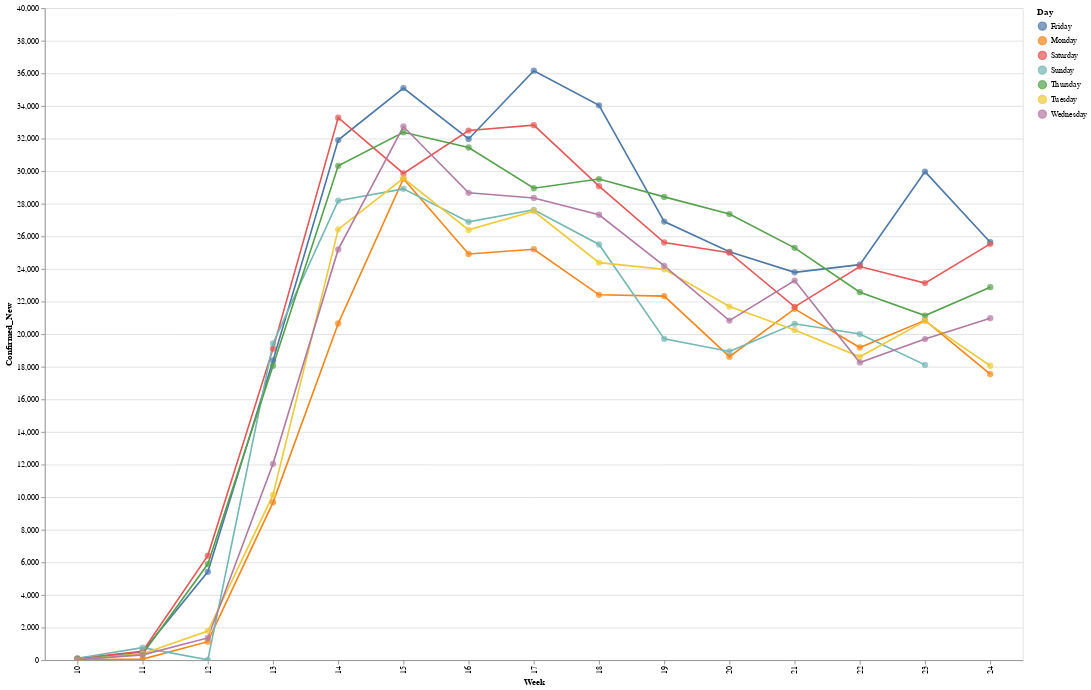

The notebook cell saved with this chart:
### Code cell
us = df[df['Country'] == 'US']
us.Date = pd.to_datetime(us.Date, format='%m-%d-%Y')
us['Day'] = us.Date.dt.day_name()
us['Week'] = us.Date.dt.week
us['Area'] = us['County'] + ', ' + us['State']

dow = us[us['Week']>9]
dow = dow.groupby(['Week', 'Day'], as_index=False).sum()
line=alt.Chart(dow).mark_line().encode(
    alt.X('Week:N'),
    alt.Y('Confirmed_New:Q'),
    color='Day:N',
    tooltip=['Day', 'Week']
)
point=line.mark_circle(size=60)
(line+point).properties(
    width=1200,
    height=800
).interactive()

### Figure 1 — Vega-Lite specification as saved in the notebook (floating-point values rounded to 4 significant figures)
{"config": {"view": {"continuousWidth": 400, "continuousHeight": 300}}, "layer": [{"mark": "line", "encoding": {"color": {"type": "nominal", "field": "Day"}, "tooltip": [{"type": "nominal", "field": "Day"}, {"type": "quantitative", "field": "Week"}], "x": {"type": "nominal", "field": "Week"}, "y": {"type": "quantitative", "field": "Confirmed_New"}}, "selection": {"selector001": {"type": "interval", "bind": "scales", "encodings": ["x", "y"]}}}, {"mark": {"type": "circle", "size": 60}, "encoding": {"color": {"type": "nominal", "field": "Day"}, "tooltip": [{"type": "nominal", "field": "Day"}, {"type": "quantitative", "field": "Week"}], "x": {"type": "nominal", "field": "Week"}, "y": {"type": "quantitative", "field": "Confirmed_New"}}}], "data": {"name": "data-6b6d4729c838ad0af777aba8199a81ca"}, "height": 800, "width": 1200, "$schema": "https://vega.github.io/schema/vega-lite/v4.0.2.json", "datasets": {"data-6b6d4729c838ad0af777aba8199a81ca": [{"Week": 10, "Day": "Friday", "Confirmed": 278.0, "Deaths": 14.0, "Recovered": 8.0, "Confirmed_New": 45.0, "Deaths_New": 2.0, "Recovered_New": 0.0}, {"Week": 10, "Day": "Monday", "Confirmed": 101.0, "Deaths": 6.0, "Recovered": 7.0, "Confirmed_New": 21.0, "Deaths_New": 5.0, "Recovered_New": 0.0}, {"Week": 10, "Day": "Saturday", "Confirmed": 417.0, "Deaths": 17.0, "Recovered": 8.0, "Confirmed_New": 111.0, "Deaths_New": 3.0, "Recovered_New": 0.0}, {"Week": 10, "Day": "Sunday", "Confirmed": 537.0, "Deaths": 21.0, "Recovered": 8.0, "Confirmed_New": 113.0, "Deaths_New": 4.0, "Recovered_New": 0.0}, {"Week": 10, "Day": "Thursday", "Confirmed": 221.0, "Deaths": 12.0, "Recovered": 8.0, "Confirmed_New": 64.0, "Deaths_New": 1.0, "Recovered_New": 0.0}, {"Week": 10, "Day": "Tuesday", "Confirmed": 122.0, "Deaths": 7.0, "Recovered": 8.0, "Confirmed_New": 18.0, "Deaths_New": 1.0, "Recovered_New": 1.0}, {"Week": 10, "Day": "Wednesday", "Confirmed": 153.0, "Deaths": 11.0, "Recovered": 8.0, "Confirmed_New": 31.0, "Deaths_New": 4.0, "Recovered_New": 0.0}, {"Week": 11, "Day": "Friday", "Confirmed": 2179.0, "Deaths": 47.0, "Recovered": 12.0, "Confirmed_New": 511.0, "Deaths_New": 7.0, "Recovered_New": 0.0}, {"Week": 11, "Day": "Monday", "Confirmed": 605.0, "Deaths": 22.0, "Recovered": 8.0, "Confirmed_New": 64.0, "Deaths_New": 1.0, "Recovered_New": 0.0}, {"Week": 11, "Day": "Saturday", "Confirmed": 2726.0, "Deaths": 54.0, "Recovered": 12.0, "Confirmed_New": 544.0, "Deaths_New": 7.0, "Recovered_New": 0.0}, {"Week": 11, "Day": "Sunday", "Confirmed": 3499.0, "Deaths": 63.0, "Recovered": 12.0, "Confirmed_New": 769.0, "Deaths_New": 9.0, "Recovered_New": 0.0}, {"Week": 11, "Day": "Thursday", "Confirmed": 1663.0, "Deaths": 40.0, "Recovered": 12.0, "Confirmed_New": 382.0, "Deaths_New": 4.0, "Recovered_New": 4.0}, {"Week": 11, "Day": "Tuesday", "Confirmed": 959.0, "Deaths": 28.0, "Recovered": 8.0, "Confirmed_New": 396.0, "Deaths_New": 6.0, "Recovered_New": 0.0}, {"Week": 11, "Day": "Wednesday", "Confirmed": 1281.0, "Deaths": 36.0, "Recovered": 8.0, "Confirmed_New": 322.0, "Deaths_New": 8.0, "Recovered_New": 0.0}, {"Week": 12, "Day": "Friday", "Confirmed": 19100.0, "Deaths": 244.0, "Recovered": 147.0, "Confirmed_New": 5421.0, "Deaths_New": 44.0, "Recovered_New": 39.0}, {"Week": 12, "Day": "Monday", "Confirmed": 4632.0, "Deaths": 85.0, "Recovered": 17.0, "Confirmed_New": 1133.0, "Deaths_New": 22.0, "Recovered_New": 5.0}, {"Week": 12, "Day": "Saturday", "Confirmed": 25510.0, "Deaths": 307.0, "Recovered": 171.0, "Confirmed_New": 6413.0, "Deaths_New": 63.0, "Recovered_New": 24.0}, {"Week": 12, "Day": "Sunday", "Confirmed": 33850.0, "Deaths": 427.0, "Recovered": 0.0, "Confirmed_New": 21.0, "Deaths_New": 2.0, "Recovered_New": 0.0}, {"Week": 12, "Day": "Thursday", "Confirmed": 13680.0, "Deaths": 200.0, "Recovered": 108.0, "Confirmed_New": 5894.0, "Deaths_New": 82.0, "Recovered_New": 2.0}, {"Week": 12, "Day": "Tuesday", "Confirmed": 6421.0, "Deaths": 108.0, "Recovered": 17.0, "Confirmed_New": 1789.0, "Deaths_New": 23.0, "Recovered_New": 0.0}, {"Week": 12, "Day": "Wednesday", "Confirmed": 7786.0, "Deaths": 118.0, "Recovered": 106.0, "Confirmed_New": 1364.0, "Deaths_New": 10.0, "Recovered_New": -17.0}, {"Week": 13, "Day": "Friday", "Confirmed": 101700.0, "Deaths": 1581.0, "Recovered": 869.0, "Confirmed_New": 18380.0, "Deaths_New": 370.0, "Recovered_New": 188.0}, {"Week": 13, "Day": "Monday", "Confirmed": 43660.0, "Deaths": 552.0, "Recovered": 0.0, "Confirmed_New": 9683.0, "Deaths_New": 124.0, "Recovered_New": 0.0}, {"Week": 13, "Day": "Saturday", "Confirmed": 121500.0, "Deaths": 2026.0, "Recovered": 1072.0, "Confirmed_New": 19110.0, "Deaths_New": 448.0, "Recovered_New": 203.0}, {"Week": 13, "Day": "Sunday", "Confirmed": 140900.0, "Deaths": 2467.0, "Recovered": 2665.0, "Confirmed_New": 19430.0, "Deaths_New": 434.0, "Recovered_New": 1593.0}, {"Week": 13, "Day": "Thursday", "Confirmed": 83840.0, "Deaths": 1209.0, "Recovered": 681.0, "Confirmed_New": 18060.0, "Deaths_New": 268.0, "Recovered_New": 320.0}, {"Week": 13, "Day": "Tuesday", "Confirmed": 53740.0, "Deaths": 706.0, "Recovered": 348.0, "Confirmed_New": 10140.0, "Deaths_New": 152.0, "Recovered_New": 0.0}, {"Week": 13, "Day": "Wednesday", "Confirmed": 65780.0, "Deaths": 942.0, "Recovered": 361.0, "Confirmed_New": 12040.0, "Deaths_New": 235.0, "Recovered_New": 13.0}, {"Week": 14, "Day": "Friday", "Confirmed": 275600.0, "Deaths": 7087.0, "Recovered": 9707.0, "Confirmed_New": 31910.0, "Deaths_New": 1165.0, "Recovered_New": 706.0}, {"Week": 14, "Day": "Monday", "Confirmed": 161800.0, "Deaths": 2978.0, "Recovered": 5644.0, "Confirmed_New": 20650.0, "Deaths_New": 512.0, "Recovered_New": 2979.0}, {"Week": 14, "Day": "Saturday", "Confirmed": 308900.0, "Deaths": 8407.0, "Recovered": 14650.0, "Confirmed_New": 33280.0, "Deaths_New": 1319.0, "Recovered_New": 4945.0}, {"Week": 14, "Day": "Sunday", "Confirmed": 337100.0, "Deaths": 9619.0, "Recovered": 17450.0, "Confirmed_New": 28190.0, "Deaths_New": 1210.0, "Recovered_New": 2796.0}, {"Week": 14, "Day": "Thursday", "Confirmed": 243600.0, "Deaths": 5926.0, "Recovered": 9001.0, "Confirmed_New": 30330.0, "Deaths_New": 1164.0, "Recovered_New": 527.0}, {"Week": 14, "Day": "Tuesday", "Confirmed": 188200.0, "Deaths": 3873.0, "Recovered": 7024.0, "Confirmed_New": 26430.0, "Deaths_New": 886.0, "Recovered_New": 1380.0}, {"Week": 14, "Day": "Wednesday", "Confirmed": 213400.0, "Deaths": 4757.0, "Recovered": 8474.0, "Confirmed_New": 25200.0, "Deaths_New": 885.0, "Recovered_New": 1450.0}, {"Week": 15, "Day": "Friday", "Confirmed": 496500.0, "Deaths": 18590.0, "Recovered": 28790.0, "Confirmed_New": 35100.0, "Deaths_New": 2104.0, "Recovered_New": 3380.0}, {"Week": 15, "Day": "Monday", "Confirmed": 366700.0, "Deaths": 10780.0, "Recovered": 19580.0, "Confirmed_New": 29540.0, "Deaths_New": 1164.0, "Recovered_New": 2133.0}, {"Week": 15, "Day": "Saturday", "Confirmed": 526400.0, "Deaths": 20460.0, "Recovered": 31270.0, "Confirmed_New": 29860.0, "Deaths_New": 1872.0, "Recovered_New": 2480.0}, {"Week": 15, "Day": "Sunday", "Confirmed": 555300.0, "Deaths": 22020.0, "Recovered": 32990.0, "Confirmed_New": 28920.0, "Deaths_New": 1557.0, "Recovered_New": 1718.0}, {"Week": 15, "Day": "Thursday", "Confirmed": 461400.0, "Deaths": 16480.0, "Recovered": 25410.0, "Confirmed_New": 32380.0, "Deaths_New": 1782.0, "Recovered_New": 1851.0}, {"Week": 15, "Day": "Tuesday", "Confirmed": 396200.0, "Deaths": 12720.0, "Recovered": 21760.0, "Confirmed_New": 29560.0, "Deaths_New": 1938.0, "Recovered_New": 2182.0}, {"Week": 15, "Day": "Wednesday", "Confirmed": 429100.0, "Deaths": 14700.0, "Recovered": 23560.0, "Confirmed_New": 32740.0, "Deaths_New": 1972.0, "Recovered_New": 1796.0}, {"Week": 16, "Day": "Friday", "Confirmed": 699700.0, "Deaths": 36770.0, "Recovered": 58540.0, "Confirmed_New": 31980.0, "Deaths_New": 3857.0, "Recovered_New": 3842.0}, {"Week": 16, "Day": "Monday", "Confirmed": 580600.0, "Deaths": 23530.0, "Recovered": 43480.0, "Confirmed_New": 24920.0, "Deaths_New": 1506.0, "Recovered_New": 10490.0}, {"Week": 16, "Day": "Saturday", "Confirmed": 732200.0, "Deaths": 38660.0, "Recovered": 64840.0, "Confirmed_New": 32490.0, "Deaths_New": 1891.0, "Recovered_New": 6295.0}, {"Week": 16, "Day": "Sunday", "Confirmed": 759100.0, "Deaths": 40660.0, "Recovered": 70340.0, "Confirmed_New": 26890.0, "Deaths_New": 1995.0, "Recovered_New": 5497.0}, {"Week": 16, "Day": "Thursday", "Confirmed": 667800.0, "Deaths": 32920.0, "Recovered": 54700.0, "Confirmed_New": 31450.0, "Deaths_New": 4591.0, "Recovered_New": 2607.0}, {"Week": 16, "Day": "Tuesday", "Confirmed": 607700.0, "Deaths": 25830.0, "Recovered": 47760.0, "Confirmed_New": 26400.0, "Deaths_New": 2303.0, "Recovered_New": 4281.0}, {"Week": 16, "Day": "Wednesday", "Confirmed": 636400.0, "Deaths": 28320.0, "Recovered": 52100.0, "Confirmed_New": 28670.0, "Deaths_New": 2494.0, "Recovered_New": 4333.0}, {"Week": 17, "Day": "Friday", "Confirmed": 905300.0, "Deaths": 51950.0, "Recovered": 99080.0, "Confirmed_New": 36160.0, "Deaths_New": 1995.0, "Recovered_New": 18880.0}, {"Week": 17, "Day": "Monday", "Confirmed": 784300.0, "Deaths": 42090.0, "Recovered": 72330.0, "Confirmed_New": 25210.0, "Deaths_New": 1433.0, "Recovered_New": 1992.0}, {"Week": 17, "Day": "Saturday", "Confirmed": 938200.0, "Deaths": 53760.0, "Recovered": 100400.0, "Confirmed_New": 32820.0, "Deaths_New": 1806.0, "Recovered_New": 1293.0}, {"Week": 17, "Day": "Sunday", "Confirmed": 965800.0, "Deaths": 54880.0, "Recovered": 107000.0, "Confirmed_New": 27630.0, "Deaths_New": 1126.0, "Recovered_New": 6616.0}, {"Week": 17, "Day": "Thursday", "Confirmed": 869200.0, "Deaths": 49950.0, "Recovered": 80200.0, "Confirmed_New": 28950.0, "Deaths_New": 3331.0, "Recovered_New": 2837.0}, {"Week": 17, "Day": "Tuesday", "Confirmed": 811900.0, "Deaths": 44440.0, "Recovered": 75200.0, "Confirmed_New": 27540.0, "Deaths_New": 2350.0, "Recovered_New": 2875.0}, {"Week": 17, "Day": "Wednesday", "Confirmed": 840200.0, "Deaths": 46620.0, "Recovered": 77370.0, "Confirmed_New": 28360.0, "Deaths_New": 2178.0, "Recovered_New": 2162.0}, {"Week": 18, "Day": "Friday", "Confirmed": 1103000.0, "Deaths": 64940.0, "Recovered": 164000.0, "Confirmed_New": 34040.0, "Deaths_New": 2030.0, "Recovered_New": 10070.0}, {"Week": 18, "Day": "Monday", "Confirmed": 988200.0, "Deaths": 56260.0, "Recovered": 111400.0, "Confirmed_New": 22410.0, "Deaths_New": 1378.0, "Recovered_New": 4436.0}, {"Week": 18, "Day": "Saturday", "Confirmed": 1133000.0, "Deaths": 66370.0, "Recovered": 175400.0, "Confirmed_New": 29080.0, "Deaths_New": 1343.0, "Recovered_New": 11370.0}, {"Week": 18, "Day": "Sunday", "Confirmed": 1158000.0, "Deaths": 67680.0, "Recovered": 180200.0, "Confirmed_New": 25500.0, "Deaths_New": 1313.0, "Recovered_New": 4770.0}, {"Week": 18, "Day": "Thursday", "Confirmed": 1069000.0, "Deaths": 63000.0, "Recovered": 153900.0, "Confirmed_New": 29520.0, "Deaths_New": 2029.0, "Recovered_New": 33230.0}, {"Week": 18, "Day": "Tuesday", "Confirmed": 1013000.0, "Deaths": 58360.0, "Recovered": 115900.0, "Confirmed_New": 24380.0, "Deaths_New": 2096.0, "Recovered_New": 4512.0}, {"Week": 18, "Day": "Wednesday", "Confirmed": 1040000.0, "Deaths": 60970.0, "Recovered": 120700.0, "Confirmed_New": 27330.0, "Deaths_New": 2612.0, "Recovered_New": 4784.0}, {"Week": 19, "Day": "Friday", "Confirmed": 1284000.0, "Deaths": 77180.0, "Recovered": 199000.0, "Confirmed_New": 26910.0, "Deaths_New": 1518.0, "Recovered_New": 3957.0}, {"Week": 19, "Day": "Monday", "Confirmed": 1180000.0, "Deaths": 68920.0, "Recovered": 187200.0, "Confirmed_New": 22340.0, "Deaths_New": 1240.0, "Recovered_New": 7028.0}, {"Week": 19, "Day": "Saturday", "Confirmed": 1310000.0, "Deaths": 78800.0, "Recovered": 212500.0, "Confirmed_New": 25620.0, "Deaths_New": 1615.0, "Recovered_New": 13540.0}, {"Week": 19, "Day": "Sunday", "Confirmed": 1329000.0, "Deaths": 79530.0, "Recovered": 216200.0, "Confirmed_New": 19710.0, "Deaths_New": 731.0, "Recovered_New": 3635.0}, {"Week": 19, "Day": "Thursday", "Confirmed": 1257000.0, "Deaths": 75660.0, "Recovered": 195000.0, "Confirmed_New": 28420.0, "Deaths_New": 2231.0, "Recovered_New": 5126.0}, {"Week": 19, "Day": "Tuesday", "Confirmed": 1204000.0, "Deaths": 71060.0, "Recovered": 189800.0, "Confirmed_New": 23980.0, "Deaths_New": 2142.0, "Recovered_New": 2611.0}, {"Week": 19, "Day": "Wednesday", "Confirmed": 1229000.0, "Deaths": 73430.0, "Recovered": 189900.0, "Confirmed_New": 24180.0, "Deaths_New": 2363.0, "Recovered_New": 119.0}, {"Week": 20, "Day": "Friday", "Confirmed": 1443000.0, "Deaths": 87530.0, "Recovered": 250700.0, "Confirmed_New": 25050.0, "Deaths_New": 1632.0, "Recovered_New": 4333.0}, {"Week": 20, "Day": "Monday", "Confirmed": 1348000.0, "Deaths": 80680.0, "Recovered": 232700.0, "Confirmed_New": 18620.0, "Deaths_New": 1156.0, "Recovered_New": 16560.0}, {"Week": 20, "Day": "Saturday", "Confirmed": 1468000.0, "Deaths": 88750.0, "Recovered": 268400.0, "Confirmed_New": 25000.0, "Deaths_New": 1224.0, "Recovered_New": 17630.0}, {"Week": 20, "Day": "Sunday", "Confirmed": 1487000.0, "Deaths": 89560.0, "Recovered": 272300.0, "Confirmed_New": 18940.0, "Deaths_New": 808.0, "Recovered_New": 3889.0}, {"Week": 20, "Day": "Thursday", "Confirmed": 1418000.0, "Deaths": 85900.0, "Recovered": 246400.0, "Confirmed_New": 27370.0, "Deaths_New": 1779.0, "Recovered_New": 2984.0}, {"Week": 20, "Day": "Tuesday", "Confirmed": 1370000.0, "Deaths": 82380.0, "Recovered": 230300.0, "Confirmed_New": 21690.0, "Deaths_New": 1694.0, "Recovered_New": -2446.0}, {"Week": 20, "Day": "Wednesday", "Confirmed": 1390000.0, "Deaths": 84120.0, "Recovered": 243400.0, "Confirmed_New": 20830.0, "Deaths_New": 1743.0, "Recovered_New": 13140.0}, {"Week": 21, "Day": "Friday", "Confirmed": 1601000.0, "Deaths": 95980.0, "Recovered": 350100.0, "Confirmed_New": 23790.0, "Deaths_New": 1277.0, "Recovered_New": 51720.0}, {"Week": 21, "Day": "Monday", "Confirmed": 1508000.0, "Deaths": 90350.0, "Recovered": 283200.0, "Confirmed_New": 21550.0, "Deaths_New": 785.0, "Recovered_New": 10910.0}, {"Week": 21, "Day": "Saturday", "Confirmed": 1623000.0, "Deaths": 97090.0, "Recovered": 361200.0, "Confirmed_New": 21680.0, "Deaths_New": 1108.0, "Recovered_New": 11100.0}, {"Week": 21, "Day": "Sunday", "Confirmed": 1643000.0, "Deaths": 97720.0, "Recovered": 366700.0, "Confirmed_New": 20630.0, "Deaths_New": 633.0, "Recovered_New": 5497.0}, {"Week": 21, "Day": "Thursday", "Confirmed": 1577000.0, "Deaths": 94700.0, "Recovered": 298400.0, "Confirmed_New": 25290.0, "Deaths_New": 1263.0, "Recovered_New": 4106.0}, {"Week": 21, "Day": "Tuesday", "Confirmed": 1529000.0, "Deaths": 91920.0, "Recovered": 289400.0, "Confirmed_New": 20260.0, "Deaths_New": 1574.0, "Recovered_New": 6214.0}, {"Week": 21, "Day": "Wednesday", "Confirmed": 1552000.0, "Deaths": 93440.0, "Recovered": 294300.0, "Confirmed_New": 23280.0, "Deaths_New": 1518.0, "Recovered_New": 4920.0}, {"Week": 22, "Day": "Friday", "Confirmed": 1746000.0, "Deaths": 102800.0, "Recovered": 406400.0, "Confirmed_New": 24260.0, "Deaths_New": 1193.0, "Recovered_New": 6455.0}, {"Week": 22, "Day": "Monday", "Confirmed": 1662000.0, "Deaths": 98220.0, "Recovered": 379200.0, "Confirmed_New": 19180.0, "Deaths_New": 500.0, "Recovered_New": 12420.0}, {"Week": 22, "Day": "Saturday", "Confirmed": 1770000.0, "Deaths": 103800.0, "Recovered": 416500.0, "Confirmed_New": 24150.0, "Deaths_New": 967.0, "Recovered_New": 10020.0}, {"Week": 22, "Day": "Sunday", "Confirmed": 1790000.0, "Deaths": 104400.0, "Recovered": 444800.0, "Confirmed_New": 20010.0, "Deaths_New": 605.0, "Recovered_New": 28300.0}, {"Week": 22, "Day": "Thursday", "Confirmed": 1722000.0, "Deaths": 101600.0, "Recovered": 400000.0, "Confirmed_New": 22580.0, "Deaths_New": 1198.0, "Recovered_New": 8483.0}, {"Week": 22, "Day": "Tuesday", "Confirmed": 1681000.0, "Deaths": 98910.0, "Recovered": 384900.0, "Confirmed_New": 18610.0, "Deaths_New": 693.0, "Recovered_New": 5745.0}, {"Week": 22, "Day": "Wednesday", "Confirmed": 1699000.0, "Deaths": 100400.0, "Recovered": 391500.0, "Confirmed_New": 18260.0, "Deaths_New": 1505.0, "Recovered_New": 6606.0}, {"Week": 23, "Day": "Friday", "Confirmed": 1903000.0, "Deaths": 109400.0, "Recovered": 491700.0, "Confirmed_New": 29970.0, "Deaths_New": 1162.0, "Recovered_New": 6704.0}, {"Week": 23, "Day": "Monday", "Confirmed": 1811000.0, "Deaths": 105100.0, "Recovered": 458200.0, "Confirmed_New": 20850.0, "Deaths_New": 768.0, "Recovered_New": 13470.0}, {"Week": 23, "Day": "Saturday", "Confirmed": 1926000.0, "Deaths": 110100.0, "Recovered": 500800.0, "Confirmed_New": 23130.0, "Deaths_New": 710.0, "Recovered_New": 9143.0}, {"Week": 23, "Day": "Sunday", "Confirmed": 1944000.0, "Deaths": 110500.0, "Recovered": 506400.0, "Confirmed_New": 18120.0, "Deaths_New": 445.0, "Recovered_New": 5518.0}, {"Week": 23, "Day": "Thursday", "Confirmed": 1873000.0, "Deaths": 108200.0, "Recovered": 485000.0, "Confirmed_New": 21140.0, "Deaths_New": 1036.0, "Recovered_New": 5744.0}, {"Week": 23, "Day": "Tuesday", "Confirmed": 1832000.0, "Deaths": 106200.0, "Recovered": 463900.0, "Confirmed_New": 20800.0, "Deaths_New": 1031.0, "Recovered_New": 5637.0}, {"Week": 23, "Day": "Wednesday", "Confirmed": 1852000.0, "Deaths": 107200.0, "Recovered": 479300.0, "Confirmed_New": 19700.0, "Deaths_New": 995.0, "Recovered_New": 15390.0}, {"Week": 24, "Day": "Friday", "Confirmed": 2049000.0, "Deaths": 114700.0, "Recovered": 547400.0, "Confirmed_New": 25640.0, "Deaths_New": 849.0, "Recovered_New": 7094.0}, {"Week": 24, "Day": "Monday", "Confirmed": 1961000.0, "Deaths": 111000.0, "Recovered": 518500.0, "Confirmed_New": 17550.0, "Deaths_New": 483.0, "Recovered_New": 12160.0}, {"Week": 24, "Day": "Saturday", "Confirmed": 2075000.0, "Deaths": 115400.0, "Recovered": 556600.0, "Confirmed_New": 25540.0, "Deaths_New": 767.0, "Recovered_New": 9220.0}, {"Week": 24, "Day": "Thursday", "Confirmed": 2023000.0, "Deaths": 113800.0, "Recovered": 540300.0, "Confirmed_New": 22880.0, "Deaths_New": 896.0, "Recovered_New": 6788.0}, {"Week": 24, "Day": "Tuesday", "Confirmed": 1979000.0, "Deaths": 112000.0, "Recovered": 524900.0, "Confirmed_New": 18060.0, "Deaths_New": 978.0, "Recovered_New": 6338.0}, {"Week": 24, "Day": "Wednesday", "Confirmed": 2000000.0, "Deaths": 112900.0, "Recovered": 533500.0, "Confirmed_New": 20980.0, "Deaths_New": 935.0, "Recovered_New": 8644.0}]}}
